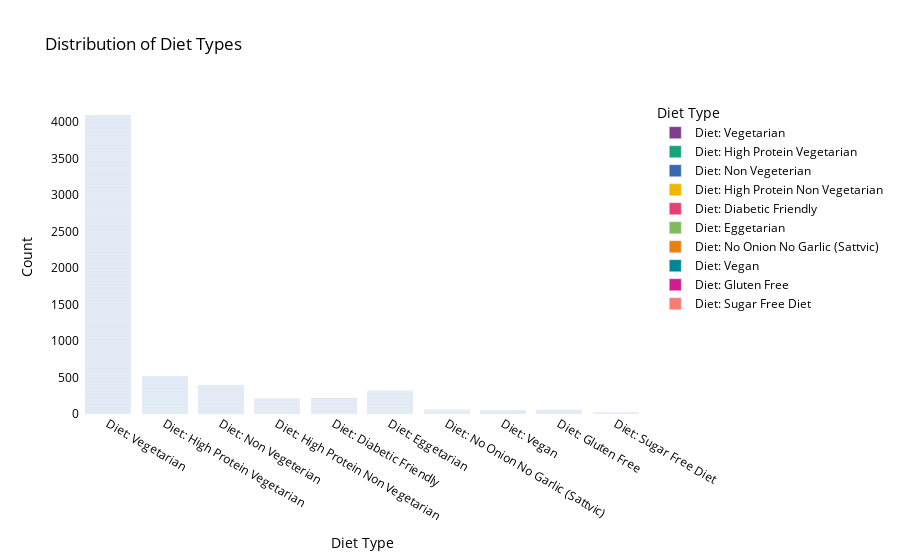

Notebook source saved alongside this figure:
### Code cell
# Create the bar plot for diet types
fig = px.bar(df, x='Diet_Type', title='Distribution of Diet Types',
             labels={'Diet_Type': 'Diet Type', 'count': 'Count'},
             color='Diet_Type',
             color_discrete_sequence=px.colors.qualitative.Bold)  # You can choose any predefined color sequence)

# Update layout for better visualization
fig.update_layout(
    title='Distribution of Diet Types',
    xaxis_title='Diet Type',
    yaxis_title='Count',
    plot_bgcolor='white',  # Set plot background color to white
    paper_bgcolor='white',  # Set paper background color to white
    font=dict(color='black')  # Set font color to black for better readability
)

# Show the plot
fig.show()

### Figure 1 — Plotly figure (JSON) as saved in the notebook; plotly's stock layout.template omitted (floating-point values rounded to 4 significant figures; data arrays with more than 128 entries replaced by an {"elided": "..."} marker saying what was removed)
{"data": [{"alignmentgroup": "True", "hovertemplate": "Diet Type=%{x}<br>Count=%{y}<extra></extra>", "legendgroup": "Diet: Vegetarian", "marker": {"color": "rgb(127, 60, 141)", "pattern": {"shape": ""}}, "name": "Diet: Vegetarian", "offsetgroup": "Diet: Vegetarian", "orientation": "v", "showlegend": true, "textposition": "auto", "type": "bar", "x": {"elided": "4084 str values"}, "xaxis": "x", "y": {"elided": "4084 int values"}, "yaxis": "y"}, {"alignmentgroup": "True", "hovertemplate": "Diet Type=%{x}<br>Count=%{y}<extra></extra>", "legendgroup": "Diet: High Protein Vegetarian", "marker": {"color": "rgb(17, 165, 121)", "pattern": {"shape": ""}}, "name": "Diet: High Protein Vegetarian", "offsetgroup": "Diet: High Protein Vegetarian", "orientation": "v", "showlegend": true, "textposition": "auto", "type": "bar", "x": {"elided": "515 str values"}, "xaxis": "x", "y": {"elided": "515 int values"}, "yaxis": "y"}, {"alignmentgroup": "True", "hovertemplate": "Diet Type=%{x}<br>Count=%{y}<extra></extra>", "legendgroup": "Diet: Non Vegeterian", "marker": {"color": "rgb(57, 105, 172)", "pattern": {"shape": ""}}, "name": "Diet: Non Vegeterian", "offsetgroup": "Diet: Non Vegeterian", "orientation": "v", "showlegend": true, "textposition": "auto", "type": "bar", "x": {"elided": "390 str values"}, "xaxis": "x", "y": {"elided": "390 int values"}, "yaxis": "y"}, {"alignmentgroup": "True", "hovertemplate": "Diet Type=%{x}<br>Count=%{y}<extra></extra>", "legendgroup": "Diet: High Protein Non Vegetarian", "marker": {"color": "rgb(242, 183, 1)", "pattern": {"shape": ""}}, "name": "Diet: High Protein Non Vegetarian", "offsetgroup": "Diet: High Protein Non Vegetarian", "orientation": "v", "showlegend": true, "textposition": "auto", "type": "bar", "x": {"elided": "205 str values"}, "xaxis": "x", "y": {"elided": "205 int values"}, "yaxis": "y"}, {"alignmentgroup": "True", "hovertemplate": "Diet Type=%{x}<br>Count=%{y}<extra></extra>", "legendgroup": "Diet: Diabetic Friendly", "marker": {"color": "rgb(231, 63, 116)", "pattern": {"shape": ""}}, "name": "Diet: Diabetic Friendly", "offsetgroup": "Diet: Diabetic Friendly", "orientation": "v", "showlegend": true, "textposition": "auto", "type": "bar", "x": {"elided": "214 str values"}, "xaxis": "x", "y": {"elided": "214 int values"}, "yaxis": "y"}, {"alignmentgroup": "True", "hovertemplate": "Diet Type=%{x}<br>Count=%{y}<extra></extra>", "legendgroup": "Diet: Eggetarian", "marker": {"color": "rgb(128, 186, 90)", "pattern": {"shape": ""}}, "name": "Diet: Eggetarian", "offsetgroup": "Diet: Eggetarian", "orientation": "v", "showlegend": true, "textposition": "auto", "type": "bar", "x": {"elided": "313 str values"}, "xaxis": "x", "y": {"elided": "313 int values"}, "yaxis": "y"}, {"alignmentgroup": "True", "hovertemplate": "Diet Type=%{x}<br>Count=%{y}<extra></extra>", "legendgroup": "Diet: No Onion No Garlic (Sattvic)", "marker": {"color": "rgb(230, 131, 16)", "pattern": {"shape": ""}}, "name": "Diet: No Onion No Garlic (Sattvic)", "offsetgroup": "Diet: No Onion No Garlic (Sattvic)", "orientation": "v", "showlegend": true, "textposition": "auto", "type": "bar", "x": ["Diet: No Onion No Garlic (Sattvic)", "Diet: No Onion No Garlic (Sattvic)", "Diet: No Onion No Garlic (Sattvic)", "Diet: No Onion No Garlic (Sattvic)", "Diet: No Onion No Garlic (Sattvic)", "Diet: No Onion No Garlic (Sattvic)", "Diet: No Onion No Garlic (Sattvic)", "Diet: No Onion No Garlic (Sattvic)", "Diet: No Onion No Garlic (Sattvic)", "Diet: No Onion No Garlic (Sattvic)", "Diet: No Onion No Garlic (Sattvic)", "Diet: No Onion No Garlic (Sattvic)", "Diet: No Onion No Garlic (Sattvic)", "Diet: No Onion No Garlic (Sattvic)", "Diet: No Onion No Garlic (Sattvic)", "Diet: No Onion No Garlic (Sattvic)", "Diet: No Onion No Garlic (Sattvic)", "Diet: No Onion No Garlic (Sattvic)", "Diet: No Onion No Garlic (Sattvic)", "Diet: No Onion No Garlic (Sattvic)", "Diet: No Onion No Garlic (Sattvic)", "Diet: No Onion No Garlic (Sattvic)", "Diet: No Onion No Garlic (Sattvic)", "Diet: No Onion No Garlic (Sattvic)", "Diet: No Onion No Garlic (Sattvic)", "Diet: No Onion No Garlic (Sattvic)", "Diet: No Onion No Garlic (Sattvic)", "Diet: No Onion No Garlic (Sattvic)", "Diet: No Onion No Garlic (Sattvic)", "Diet: No Onion No Garlic (Sattvic)", "Diet: No Onion No Garlic (Sattvic)", "Diet: No Onion No Garlic (Sattvic)", "Diet: No Onion No Garlic (Sattvic)", "Diet: No Onion No Garlic (Sattvic)", "Diet: No Onion No Garlic (Sattvic)", "Diet: No Onion No Garlic (Sattvic)", "Diet: No Onion No Garlic (Sattvic)", "Diet: No Onion No Garlic (Sattvic)", "Diet: No Onion No Garlic (Sattvic)", "Diet: No Onion No Garlic (Sattvic)", "Diet: No Onion No Garlic (Sattvic)", "Diet: No Onion No Garlic (Sattvic)", "Diet: No Onion No Garlic (Sattvic)", "Diet: No Onion No Garlic (Sattvic)", "Diet: No Onion No Garlic (Sattvic)", "Diet: No Onion No Garlic (Sattvic)", "Diet: No Onion No Garlic (Sattvic)", "Diet: No Onion No Garlic (Sattvic)", "Diet: No Onion No Garlic (Sattvic)", "Diet: No Onion No Garlic (Sattvic)", "Diet: No Onion No Garlic (Sattvic)", "Diet: No Onion No Garlic (Sattvic)", "Diet: No Onion No Garlic (Sattvic)"], "xaxis": "x", "y": [1, 1, 1, 1, 1, 1, 1, 1, 1, 1, 1, 1, 1, 1, 1, 1, 1, 1, 1, 1, 1, 1, 1, 1, 1, 1, 1, 1, 1, 1, 1, 1, 1, 1, 1, 1, 1, 1, 1, 1, 1, 1, 1, 1, 1, 1, 1, 1, 1, 1, 1, 1, 1], "yaxis": "y"}, {"alignmentgroup": "True", "hovertemplate": "Diet Type=%{x}<br>Count=%{y}<extra></extra>", "legendgroup": "Diet: Vegan", "marker": {"color": "rgb(0, 134, 149)", "pattern": {"shape": ""}}, "name": "Diet: Vegan", "offsetgroup": "Diet: Vegan", "orientation": "v", "showlegend": true, "textposition": "auto", "type": "bar", "x": ["Diet: Vegan", "Diet: Vegan", "Diet: Vegan", "Diet: Vegan", "Diet: Vegan", "Diet: Vegan", "Diet: Vegan", "Diet: Vegan", "Diet: Vegan", "Diet: Vegan", "Diet: Vegan", "Diet: Vegan", "Diet: Vegan", "Diet: Vegan", "Diet: Vegan", "Diet: Vegan", "Diet: Vegan", "Diet: Vegan", "Diet: Vegan", "Diet: Vegan", "Diet: Vegan", "Diet: Vegan", "Diet: Vegan", "Diet: Vegan", "Diet: Vegan", "Diet: Vegan", "Diet: Vegan", "Diet: Vegan", "Diet: Vegan", "Diet: Vegan", "Diet: Vegan", "Diet: Vegan", "Diet: Vegan", "Diet: Vegan", "Diet: Vegan", "Diet: Vegan", "Diet: Vegan", "Diet: Vegan", "Diet: Vegan", "Diet: Vegan", "Diet: Vegan", "Diet: Vegan"], "xaxis": "x", "y": [1, 1, 1, 1, 1, 1, 1, 1, 1, 1, 1, 1, 1, 1, 1, 1, 1, 1, 1, 1, 1, 1, 1, 1, 1, 1, 1, 1, 1, 1, 1, 1, 1, 1, 1, 1, 1, 1, 1, 1, 1, 1], "yaxis": "y"}, {"alignmentgroup": "True", "hovertemplate": "Diet Type=%{x}<br>Count=%{y}<extra></extra>", "legendgroup": "Diet: Gluten Free", "marker": {"color": "rgb(207, 28, 144)", "pattern": {"shape": ""}}, "name": "Diet: Gluten Free", "offsetgroup": "Diet: Gluten Free", "orientation": "v", "showlegend": true, "textposition": "auto", "type": "bar", "x": ["Diet: Gluten Free", "Diet: Gluten Free", "Diet: Gluten Free", "Diet: Gluten Free", "Diet: Gluten Free", "Diet: Gluten Free", "Diet: Gluten Free", "Diet: Gluten Free", "Diet: Gluten Free", "Diet: Gluten Free", "Diet: Gluten Free", "Diet: Gluten Free", "Diet: Gluten Free", "Diet: Gluten Free", "Diet: Gluten Free", "Diet: Gluten Free", "Diet: Gluten Free", "Diet: Gluten Free", "Diet: Gluten Free", "Diet: Gluten Free", "Diet: Gluten Free", "Diet: Gluten Free", "Diet: Gluten Free", "Diet: Gluten Free", "Diet: Gluten Free", "Diet: Gluten Free", "Diet: Gluten Free", "Diet: Gluten Free", "Diet: Gluten Free", "Diet: Gluten Free", "Diet: Gluten Free", "Diet: Gluten Free", "Diet: Gluten Free", "Diet: Gluten Free", "Diet: Gluten Free", "Diet: Gluten Free", "Diet: Gluten Free", "Diet: Gluten Free", "Diet: Gluten Free", "Diet: Gluten Free", "Diet: Gluten Free", "Diet: Gluten Free", "Diet: Gluten Free", "Diet: Gluten Free", "Diet: Gluten Free", "Diet: Gluten Free", "Diet: Gluten Free", "Diet: Gluten Free", "Diet: Gluten Free", "Diet: Gluten Free", "Diet: Gluten Free", "Diet: Gluten Free"], "xaxis": "x", "y": [1, 1, 1, 1, 1, 1, 1, 1, 1, 1, 1, 1, 1, 1, 1, 1, 1, 1, 1, 1, 1, 1, 1, 1, 1, 1, 1, 1, 1, 1, 1, 1, 1, 1, 1, 1, 1, 1, 1, 1, 1, 1, 1, 1, 1, 1, 1, 1, 1, 1, 1, 1], "yaxis": "y"}, {"alignmentgroup": "True", "hovertemplate": "Diet Type=%{x}<br>Count=%{y}<extra></extra>", "legendgroup": "Diet: Sugar Free Diet", "marker": {"color": "rgb(249, 123, 114)", "pattern": {"shape": ""}}, "name": "Diet: Sugar Free Diet", "offsetgroup": "Diet: Sugar Free Diet", "orientation": "v", "showlegend": true, "textposition": "auto", "type": "bar", "x": ["Diet: Sugar Free Diet", "Diet: Sugar Free Diet", "Diet: Sugar Free Diet", "Diet: Sugar Free Diet", "Diet: Sugar Free Diet", "Diet: Sugar Free Diet", "Diet: Sugar Free Diet", "Diet: Sugar Free Diet", "Diet: Sugar Free Diet", "Diet: Sugar Free Diet", "Diet: Sugar Free Diet", "Diet: Sugar Free Diet", "Diet: Sugar Free Diet", "Diet: Sugar Free Diet"], "xaxis": "x", "y": [1, 1, 1, 1, 1, 1, 1, 1, 1, 1, 1, 1, 1, 1], "yaxis": "y"}], "layout": {"barmode": "relative", "font": {"color": "black"}, "legend": {"title": {"text": "Diet Type"}, "tracegroupgap": 0}, "paper_bgcolor": "white", "plot_bgcolor": "white", "title": {"text": "Distribution of Diet Types"}, "xaxis": {"anchor": "y", "categoryarray": ["Diet: Vegetarian", "Diet: High Protein Vegetarian", "Diet: Non Vegeterian", "Diet: High Protein Non Vegetarian", "Diet: Diabetic Friendly", "Diet: Eggetarian", "Diet: No Onion No Garlic (Sattvic)", "Diet: Vegan", "Diet: Gluten Free", "Diet: Sugar Free Diet"], "categoryorder": "array", "domain": [0, 1], "title": {"text": "Diet Type"}}, "yaxis": {"anchor": "x", "domain": [0, 1], "title": {"text": "Count"}}}}
